Frame 1 (no input): blank canvas, image omitted
Frame 60 (the mouse pressed at the canvas centre just before this capture): blank canvas, image omitted
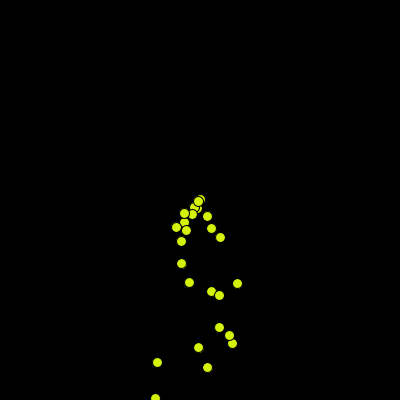
Frame 120 (the mouse held since frame 60 and released just before this capture)

The Processing sketch whose frames 1 and 60 were blank and that drew this single picture after the mouse press (run headless with seeded random() and noise(); from frame 60 on, the mouse is pressed at the canvas centre):

// Processing sketch: version_control_launch_sketch
// ── version_control_launch_sketch.pde
ArrayList<Particle> particles;

void setup(){
 size(400,400);
 particles = new ArrayList<Particle>();
}

void draw(){
  background(0);
  for (int i = particles.size() - 1; i >= 0; i--){
    particles.get(i).update();
    particles.get(i).display();
  }
  if(mousePressed == true) {
    particles.add(new Particle(mouseX, mouseY));
  }
}

// ── particle.pde
class Particle {
  
  PVector position;
  PVector velocity;
  PVector acceleration;

  
  
  Particle(float x, float y){
    position = new PVector(x, y);
    velocity = new PVector(random(-2, 2), random(-2, 2));
    acceleration = new PVector(0, 0.5);
    fill(random(255),random(255),random(255));
  }
  
  void update(){
    velocity.add(acceleration);
    position.add(velocity);
  }
  
  void display(){
    ellipse(position.x, position.y, 10, 10);
  }
}
